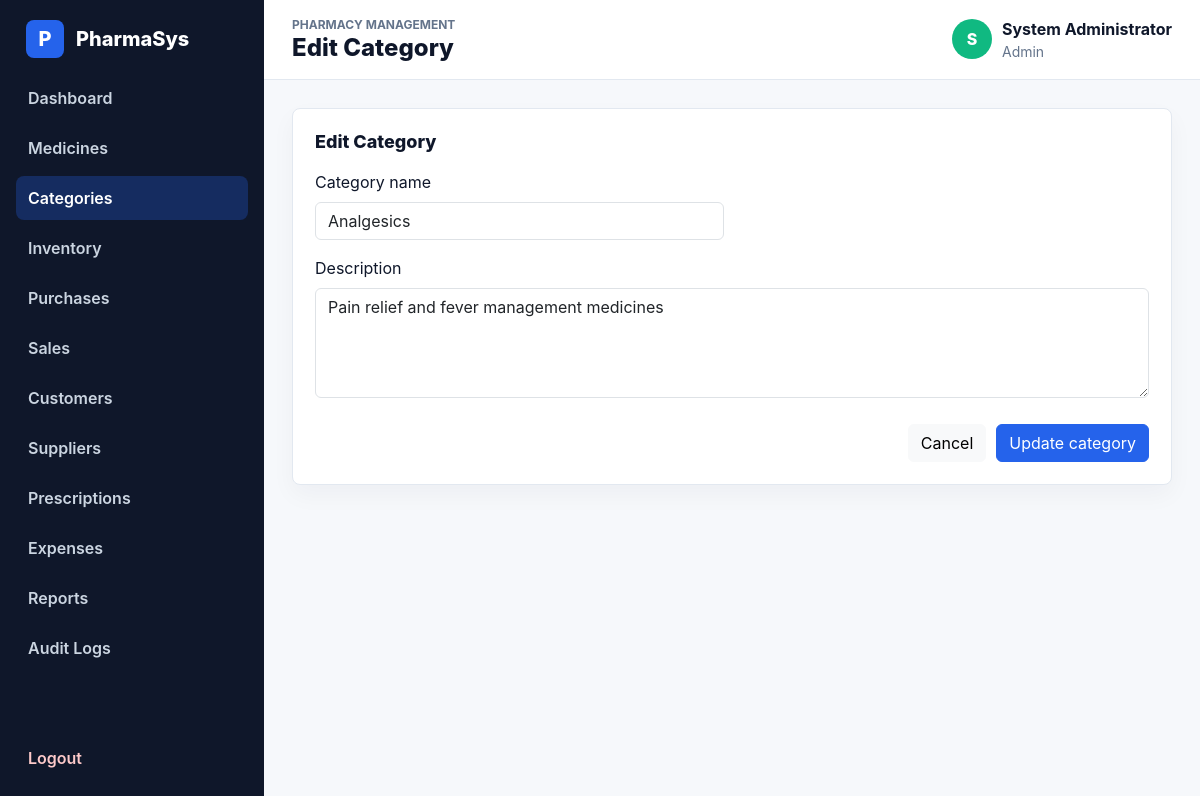
The app's page /modules/categories/edit.php?id=1 (signed in) with its own data.
### tables this page shows
CREATE TABLE categories (
    id INT AUTO_INCREMENT PRIMARY KEY,
    name VARCHAR(100) NOT NULL,
    description TEXT,
    UNIQUE KEY uq_categories_name (name)
);

### config/app.php (called while the page is built)
<?php
return [
    'name' => 'PharmaSys',
    'base_url' => '/PharmaSys',
    'timezone' => 'Africa/Porto-Novo',
    'session_name' => 'pharmasys_session',
];

### app/Helpers/url.php (called while the page is built, shortened)
<?php
function app_config(string $key, mixed $default = null): mixed
{
    static $config = null;
    if ($config === null) {
        $config = require __DIR__ . '/../../config/app.php';
    }
    return $config[$key] ?? $default;
}
function url(string $path = ''): string
{
    $baseUrl = rtrim(app_config('base_url', ''), '/');
    $path = ltrim($path, '/');
    return $path === '' ? $baseUrl : "{$baseUrl}/{$path}";
}

### app/Helpers/validation.php (called while the page is built, shortened)
<?php
function old(string $key, mixed $default = ''): mixed
{
    return $_SESSION['_old'][$key] ?? $default;
}
function e(?string $value): string
{
    return htmlspecialchars((string) $value, ENT_QUOTES, 'UTF-8');
}

### config/database.php (called while the page is built)
<?php
return [
    'host' => 'localhost',
    'database' => 'pharmacy_management',
    'username' => 'root',
    'password' => '',
    'charset' => 'utf8mb4',
];

### app/Core/Database.php (called while the page is built, shortened)
<?php
final class Database
{
    private static ?PDO $connection = null;
    public static function connection(): PDO
    {
        $config = require __DIR__ . '/../../config/database.php';
        $dsn = sprintf(
            'mysql:host=%s;dbname=%s;charset=%s',
            $config['host'],
            $config['database'],
            $config['charset']
        );
        self::$connection = new PDO($dsn, $config['username'], $config['password'], [
            PDO::ATTR_ERRMODE => PDO::ERRMODE_EXCEPTION,
            PDO::ATTR_DEFAULT_FETCH_MODE => PDO::FETCH_ASSOC,
            PDO::ATTR_EMULATE_PREPARES => false,
        ]);
        return self::$connection;
    }
}

### modules/categories/_form.php (the view, shortened to what this page needs)
<?php
$category = $category ?? [];
$action = $action ?? '';
$submitLabel = $submitLabel ?? 'Save category';
?>
<form class="entity-form" method="post" action="<?php echo e($action); ?>" novalidate>
    <div class="form-grid">
        <div>
            <label class="form-label" for="name">Category name</label>
            <input class="form-control" id="name" name="name" value="<?php echo e(old('name', $category['name'] ?? '')); ?>" required>
        </div>
        <div class="form-grid-full">
            <label class="form-label" for="description">Description</label>
            <textarea class="form-control" id="description" name="description" rows="4"><?php echo e(old('description', $category['description'] ?? '')); ?></textarea>
        </div>
    </div>
    <div class="form-actions">
        <a class="btn btn-light" href="<?php echo url('modules/categories/index.php'); ?>">Cancel</a>
        <button class="btn btn-primary" type="submit"><?php echo e($submitLabel); ?></button>
    </div>
</form>

### assets/css/style.css (style rules this page uses)
:root { --primary: #2563eb; --secondary: #0f172a; --success: #10b981; --warning: #f59e0b; --danger: #ef4444; --muted: #64748b; --line: #e2e8f0; --page: #f6f8fb; --panel: #ffffff; }
* { box-sizing: border-box; }
body { margin: 0; color: var(--secondary); background: var(--page); font-family: Inter, system-ui, -apple-system, BlinkMacSystemFont, "Segoe UI", sans-serif; }
a { text-decoration: none; }
.btn-primary { background: var(--primary); border-color: var(--primary); }
.entity-form { display: grid; gap: 20px; }
.form-grid { display: grid; grid-template-columns: repeat(2, minmax(0, 1fr)); gap: 16px; }
.form-grid-full { grid-column: 1 / -1; }
.form-actions { display: flex; justify-content: flex-end; gap: 10px; padding-top: 6px; }

### records on screen
categories: name "Analgesics", description "Pain relief and fever management medicines"

### other values on screen
$item['label'] "Dashboard"
$item['label'] "Medicines"
$item['label'] "Categories"
$item['label'] "Inventory"
$item['label'] "Purchases"
$item['label'] "Sales"
$item['label'] "Customers"
$item['label'] "Suppliers"
$item['label'] "Prescriptions"
$item['label'] "Expenses"
$item['label'] "Reports"
$item['label'] "Audit Logs"
$pageTitle "Edit Category"
substr($user['full_name'] ?? 'U', 0, 1) "S"
$user['full_name'] "System Administrator"
